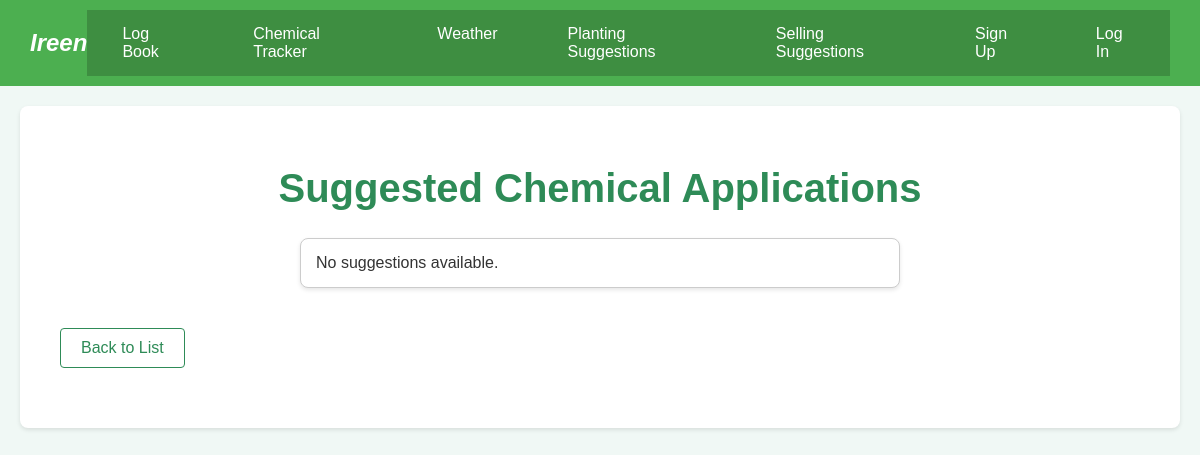
Before: /chemicaltracker/suggestions/ with the older database file.
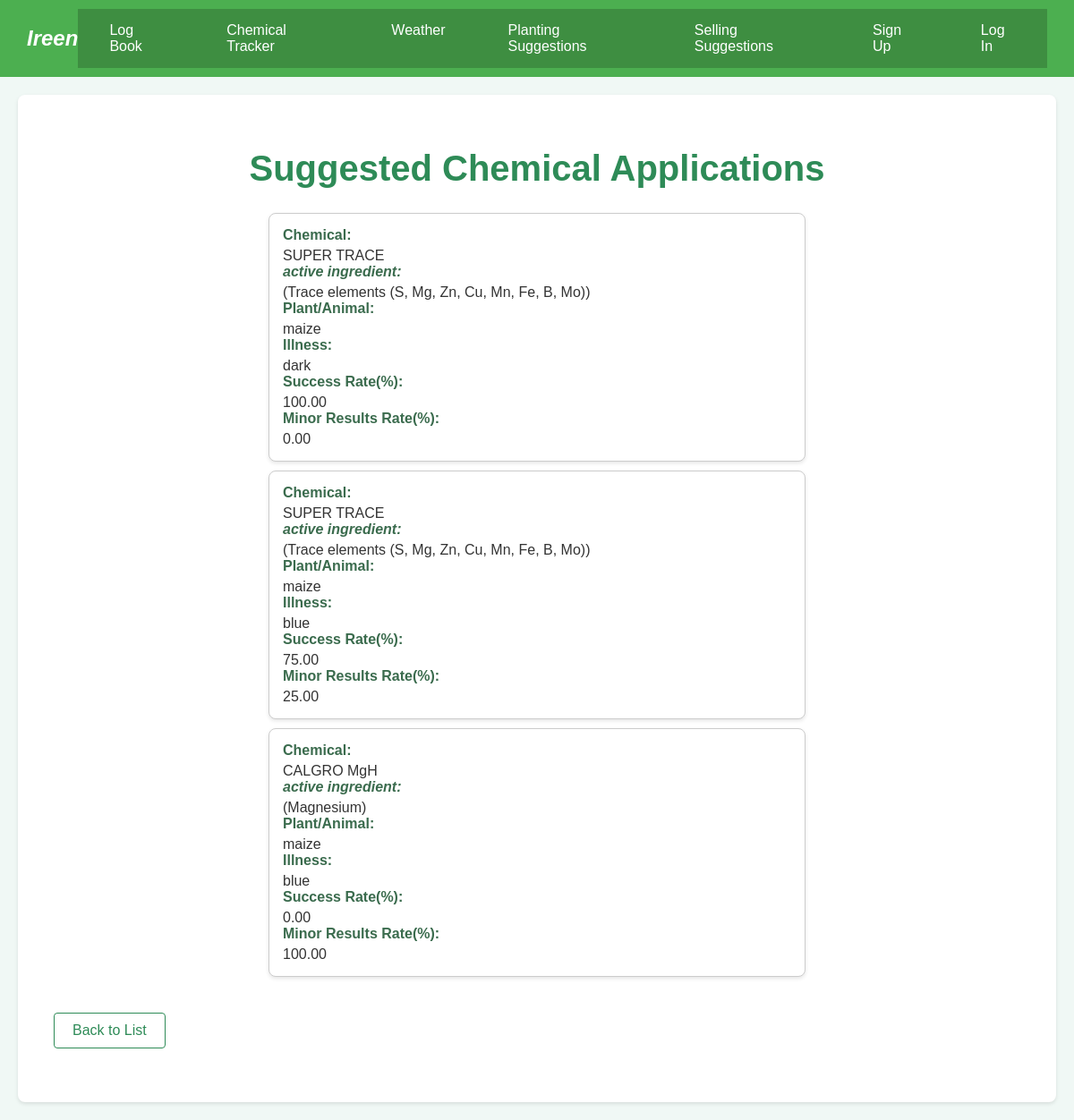
After: the same page with the newer database file.
### chemical_tracker/models.py (models this page shows, shortened)
class Chemical(models.Model):
    user = models.ForeignKey(User, on_delete=models.CASCADE)
    name = models.CharField(max_length=100)
    active_ingredient = models.CharField(max_length=100)
    usage_instructions = models.TextField()
    associated_products = models.TextField(blank=True, null=True)

### chemical_tracker/views.py (the view)
# urls.py: path('suggestions/', views.suggest_chemical_applications, name='suggest_chemical_applications'),
def suggest_chemical_applications(request):
    suggestions = (
        Recommendation.objects
        .values('chemical', 'plant', 'illness')
        .annotate(
            total_count=Count('id'),
            success_count=Count(
                Case(
                    When(result='success', then=1),
                    output_field=IntegerField()
                )
            ),
            minor_result_count=Count(
                Case(
                    When(result='minor_result', then=1),
                    output_field=IntegerField()
                )
            ),
            success_rate=F('success_count') * 100 / F('total_count'),
            minor_result_rate=F('minor_result_count') * 100 / F('total_count'),
        )
        .order_by('-success_rate')  # Prioritize chemicals with higher success rate
    )
    chemical_ids = [suggestion['chemical'] for suggestion in suggestions]
    chemicals = Chemical.objects.filter(id__in=chemical_ids)
    suggestions_with_details = [
        {
            **suggestion,
            'chemical': chemicals.get(id=suggestion['chemical']),
        }
        for suggestion in suggestions
    ]
    return render(request, 'chemical_tracker/suggest_chemical_applications.html', {'suggestions': suggestions_with_details})

### chemical_tracker/templates/chemical_tracker/suggest_chemical_applications.html (shortened to what this page needs)
{% extends 'base.html' %}
{% block content %}
<!DOCTYPE html>
<html>
<head>
    {% load static %}
    <link rel="stylesheet" href="{% static 'suggest.css' %}">
</head>
<body class="suggest-body">
    <div class="suggest-container">
        <h1>Suggested Chemical Applications</h1>
        <ul>
            {% for suggestion in suggestions %}
            <li>
                <strong>Chemical:</strong> {{ suggestion.chemical.name }}<br>
                <strong style="font-style: italic;">active ingredient:</strong> ({{ suggestion.chemical.active_ingredient }})<br>
                <strong>Plant/Animal:</strong> {{ suggestion.plant }}<br>
                <strong>Illness:</strong> {{ suggestion.illness }}<br>
                <strong>Success Rate(%):</strong> {{ suggestion.success_rate|floatformat:2 }}<br>
                <strong>Minor Results Rate(%):</strong> {{ suggestion.minor_result_rate|floatformat:2 }}<br>
            </li>
            {% empty %}
            <li>No suggestions available.</li>
            {% endfor %}
        </ul>
        <a href="{% url 'chemicaltracker:chemicalT' %}">Back to List</a>
    </div>
</body>
</html>
{% endblock %}

Changed rows visible on the page:
added Chemical: chemical.name "SUPER TRACE", chemical.active_ingredient "Trace elements (S, Mg, Zn, Cu, Mn, Fe, B, Mo)", plant "maize", illness "dark", success_rate "100.00", minor_result_rate "0.00", illness "blue", success_rate "75.00", minor_result_rate "25.00"
added Chemical: chemical.name "CALGRO MgH", chemical.active_ingredient "Magnesium", plant "maize", illness "blue", success_rate "0.00", minor_result_rate "100.00"
Other visible differences:
text no longer shown: "No suggestions available."
